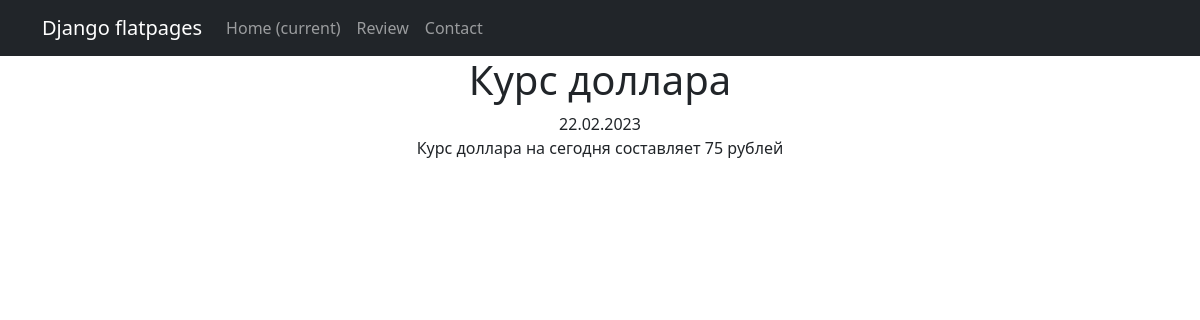
Screenshot of /news/1 with the database file from the repository.
### news/models.py (models this page shows, shortened)
class Post(models.Model):
    is_article = models.BooleanField(default=False)
    title = models.CharField(max_length = 63)
    time_in = models.DateTimeField(auto_now_add = True)
    content = models.TextField(default = "Место для текста")
    rating = models.IntegerField(default=0)
    author = models.ForeignKey(Author, on_delete = models.CASCADE)
    category = models.ManyToManyField(Category, through='PostCategory')

### news/views.py (the view)
# urls.py: path('<int:pk>', PostDetail.as_view()),
class PostDetail(DetailView):
    model = Post
    template_name = 'post.html'
    context_object_name = 'post'

### news/templatetags/custom_filters.py (called while the page is built)
@register.filter()
def censor(value):
   for w in censored_words:
      asterisk = '*' * len(w)
      value = value.replace(w, asterisk)
      value = value.replace(w.title(), asterisk)
   return value

### templates/post.html (shortened to what this page needs)
{% extends 'flatpages/default.html' %}
{% load custom_filters %}
{% block content %}
<h1>{{ post.title|censor  }}</h1>
{{ post.time_in|date:'d.m.Y' }}
<br>
{{ post.content|censor  }}
{% endblock content %}

### rows the page displays
Post: title|censor "Курс доллара", time_in "22.02.2023", content|censor "Курс доллара на сегодня составляет 75 рублей"
